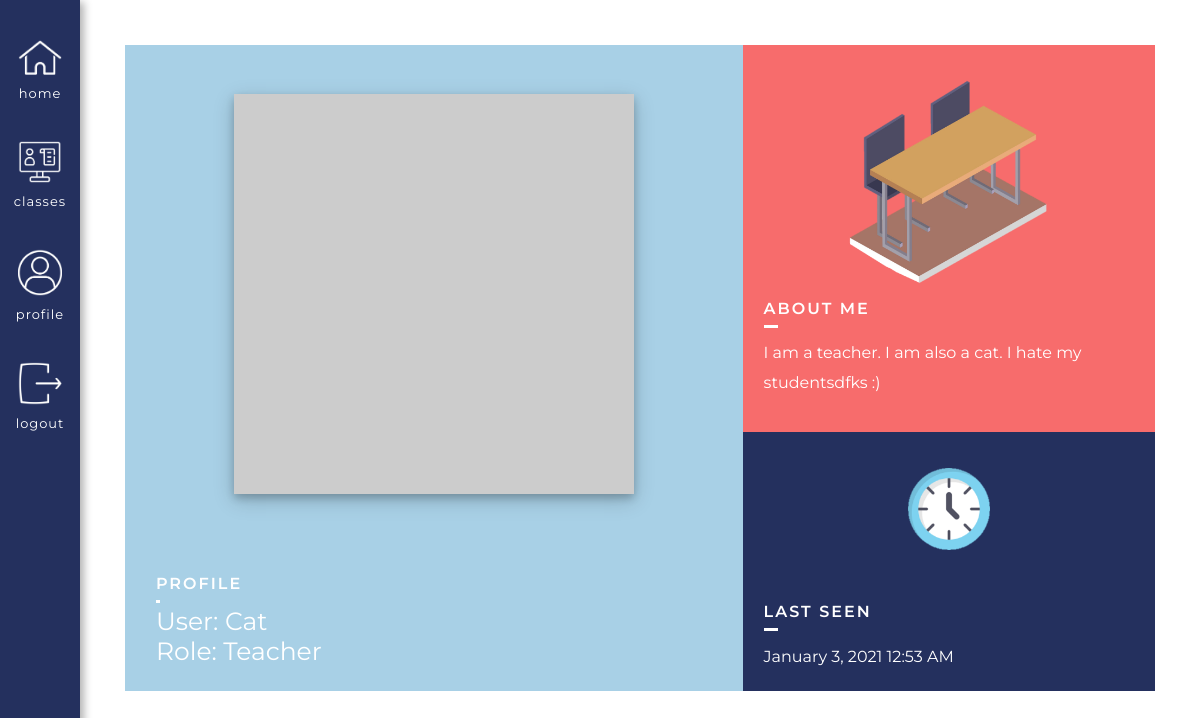
The app's page /user/Cat (signed in) with its own data.
### app/models.py (models this page shows, shortened)
class User(UserMixin, db.Model):
    id = db.Column(db.Integer, primary_key=True)
    username = db.Column(db.String(64), index=True, unique=True) # adding columns to the database
    email = db.Column(db.String(120), index=True, unique=True)
    password_hash = db.Column(db.String(128))
    role = db.Column(db.Integer, index=False, unique=False) # 0 is Teacher, 1 is Student
    about_me = db.Column(db.String(140))
    last_seen = db.Column(db.DateTime, default=datetime.utcnow)
    posts = db.relationship('Post', backref='author', lazy='dynamic') # First part is calling it from the Post model, secret field is the backref (author)
    reactions = db.relationship('Reactions', backref='reactor', lazy='dynamic') # This will show all the reactions that this user has made
    teaches = db.relationship('Courses', backref='teacher', lazy='dynamic') # This will show all the courses that the user teaches
    signups = db.relationship('Signups', backref='student', lazy='dynamic') # This will show all of the signups of that user
    responses = db.relationship('Responses', backref='student_responder', lazy='dynamic') # This will show all the responses of that user
    prompts = db.relationship('Prompts', backref='teacher_prompter', lazy='dynamic') # This will show all forms of that teacher
    def avatar(self, size):
        digest = md5(self.email.lower().encode('utf-8')).hexdigest()
        return 'https://www.gravatar.com/avatar/{}?d=identicon&s={}'.format(digest, size)

### app/routes.py (the view)
@app.route('/user/<username>') # User profile page
@login_required
def user(username):
    user = User.query.filter_by(username=username).first_or_404()
    posts = [
        {'author': user, 'body': 'Test post #1'},
        {'author': user, 'body': 'Test post #2'}
    ]
    return render_template('user.html', user=user, posts=posts, title=username)

### app/models.py (called while the page is built)
@login.user_loader
def load_user(id):
        return User.query.get(int(id))

### app/routes.py (called while the page is built)
@app.before_request # This function will be executed right before the view function
def before_request():
    if current_user.is_authenticated: # Checks whether the current user is logged in
        current_user.last_seen = datetime.utcnow() # Sets the last seen to the date using the UTC time zone
        db.session.commit() # Don't need to do db.session.add() because the user is already in the database (using a current_user)

### app/templates/user.html (shortened to what this page needs)
{% extends "base.html" %}
{% block head %}
    <link rel="stylesheet" href="{{ url_for('static', filename='css/user.css') }}">
{% endblock %}
{% block content %}
<div class = "userBox">
    <div class = "userImage">
        <img src="{{ user.avatar(380) }}">
        <div class = "usernameBox">
            <div class = "usernameInside">
                <div class = "titleHolder">
                    <h2>Profile</h2>
                </div>
                <div class = "userInsideAgain">
                    <h1>User: {{ user.username }}</h1>
                    {% if user.role == 0 %}
                        <h1>Role: Teacher</h1>
                    {% else %}
                        <h1>Role: Student</h1>
                    {% endif %}
                </div>
            </div>
        </div>
    </div>
    <div class = "userInfo">
        <div class = "about">
            <div class = "aboutImage">
                <img src="{{ url_for('static', filename='images/Table.png' )}}">
            </div>
            <div class = "aboutMeText">
                <div class = "titleHolder aboutTitle">
                    <h2>About Me</h2>
                </div>
                <div class = "aboutActual">
                    {% if user.about_me %}
                        <p> {{ user.about_me }}</p>
                    {% endif %}
                </div>
            </div>
        </div>
        <div class = "lastSeenHolder">
            <div class = "aboutImage timeImage">
                <img src="{{ url_for('static', filename='images/Time.png' )}}">
            </div>
            <div class = "lastSeen">
                {% if user.last_seen %}
                    <div class = "titleHolder aboutTitle">
                        <h2>Last seen</h2>
                    </div>
                    <div class = "aboutActual">
                        <p>{{ moment(user.last_seen).format('LLL') }}</p>
                    </div>
                {% endif %}
            </div>
        </div>
    </div>
</div>
{% endblock %}

### app/static/css/base.css (style rules this page uses)
body { margin: 0 !important; font-family: "Montserrat", sans-serif; }
h1, p { margin: 0; }
h2, h3 { font-weight: 400; }

### app/static/css/user.css (style rules this page uses)
.about { background-color: #F76C6C; display: flex; flex-direction: column; justify-content: center; align-items: center; height: 60%; }
.lastSeenHolder { display: flex; flex-direction: column; align-items: center; justify-content: space-around; height: 40%; background-color: #24305E; }
.lastSeen { width: 90%; }
.usernameInside h1 { font-weight: 400; font-size: 25px; line-height: 30px; }
.titleHolder h2 { position: relative; font-size: 16px; font-weight: 600; text-transform: uppercase; letter-spacing: 2px; color: white; }
.titleHolder h2:after { position: absolute; content: ''; height: 3px; bottom: -10px; left: 0; right: 0; width: 2.5%; background: white; }
.aboutTitle h2:after { width: 4%; }
.aboutImage { width: 100%; display: flex; justify-content: center; align-items: center; }
.aboutImage img { width: 50%; }
.aboutMeText { width: 90%; color: white; }
.aboutActual { padding-top: 2%; line-height: 30px; color: white; }
.timeImage img { width: 20%; margin-top: 4%; }
@media screen and (min-width: 750px) { .userBox { display: flex; justify-content: space-between; width: 100%; } }
@media screen and (min-width: 750px) { .userImage { background-color: #A8D0E6; width: 60%; display: flex; justify-content: center; align-items: center; flex-direction: column; } }
@media screen and (min-width: 750px) { .userImage img { width: 80%; max-width: 400px; margin: 8%; box-shadow: 0 4px 8px 0 rgba(0, 0, 0, 0.2), 0 6px 20px 0 rgba(0, 0, 0, 0.19); } }
@media screen and (min-width: 750px) { .userInfo { width: 40%; } }
@media screen and (min-width: 750px) { .usernameBox { display: flex; flex-direction: row; justify-content: space-between; width: 90%; margin-bottom: 4%; color: white; } }
@media screen and (min-width: 750px) { .usernameInside { margin-top: 3%; display: flex; flex-direction: column; justify-content: left; align-items: left; } }

### records on screen
User: username "Cat", about_me "I am a teacher. I am also a cat. I hate my studentsdfks :)", last_seen "January 3, 2021 12:53 AM"
